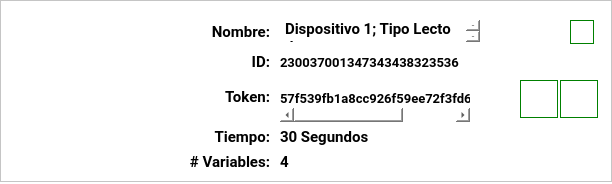
<?xml version="1.0" encoding="UTF-8"?>
<ui version="4.0">
 <class>DispositivoWidget</class>
 <widget class="QWidget" name="DispositivoWidget">
  <property name="windowModality">
   <enum>Qt::WindowModal</enum>
  </property>
  <property name="geometry">
   <rect>
    <x>0</x>
    <y>0</y>
    <width>612</width>
    <height>184</height>
   </rect>
  </property>
  <property name="windowTitle">
   <string>Form</string>
  </property>
  <property name="styleSheet">
   <string notr="true">background-color: rgb(255, 255, 255);</string>
  </property>
  <widget class="QFrame" name="ProjectFrame">
   <property name="geometry">
    <rect>
     <x>0</x>
     <y>0</y>
     <width>612</width>
     <height>182</height>
    </rect>
   </property>
   <property name="minimumSize">
    <size>
     <width>350</width>
     <height>91</height>
    </size>
   </property>
   <property name="maximumSize">
    <size>
     <width>16777215</width>
     <height>200</height>
    </size>
   </property>
   <property name="frameShape">
    <enum>QFrame::StyledPanel</enum>
   </property>
   <property name="frameShadow">
    <enum>QFrame::Raised</enum>
   </property>
   <widget class="QLabel" name="lblImagen">
    <property name="geometry">
     <rect>
      <x>10</x>
      <y>15</y>
      <width>171</width>
      <height>151</height>
     </rect>
    </property>
    <property name="text">
     <string/>
    </property>
    <property name="pixmap">
     <pixmap resource="../../resources/resources.qrc">:/source/img/NoImage.png</pixmap>
    </property>
    <property name="scaledContents">
     <bool>true</bool>
    </property>
   </widget>
   <widget class="QFrame" name="InfoFrame">
    <property name="geometry">
     <rect>
      <x>180</x>
      <y>10</y>
      <width>325</width>
      <height>165</height>
     </rect>
    </property>
    <property name="frameShape">
     <enum>QFrame::NoFrame</enum>
    </property>
    <property name="frameShadow">
     <enum>QFrame::Plain</enum>
    </property>
    <property name="lineWidth">
     <number>0</number>
    </property>
    <widget class="QLabel" name="lblNombre">
     <property name="geometry">
      <rect>
       <x>5</x>
       <y>10</y>
       <width>85</width>
       <height>24</height>
      </rect>
     </property>
     <property name="font">
      <font>
       <family>Roboto</family>
       <pointsize>11</pointsize>
       <weight>75</weight>
       <bold>true</bold>
      </font>
     </property>
     <property name="lineWidth">
      <number>0</number>
     </property>
     <property name="text">
      <string>Nombre:</string>
     </property>
     <property name="alignment">
      <set>Qt::AlignRight|Qt::AlignTrailing|Qt::AlignVCenter</set>
     </property>
    </widget>
    <widget class="QLabel" name="lblID">
     <property name="geometry">
      <rect>
       <x>5</x>
       <y>40</y>
       <width>85</width>
       <height>24</height>
      </rect>
     </property>
     <property name="font">
      <font>
       <family>Roboto</family>
       <pointsize>11</pointsize>
       <weight>75</weight>
       <bold>true</bold>
      </font>
     </property>
     <property name="lineWidth">
      <number>0</number>
     </property>
     <property name="text">
      <string>ID:</string>
     </property>
     <property name="alignment">
      <set>Qt::AlignRight|Qt::AlignTrailing|Qt::AlignVCenter</set>
     </property>
    </widget>
    <widget class="QLabel" name="lblToken">
     <property name="geometry">
      <rect>
       <x>5</x>
       <y>75</y>
       <width>85</width>
       <height>24</height>
      </rect>
     </property>
     <property name="font">
      <font>
       <family>Roboto</family>
       <pointsize>11</pointsize>
       <weight>75</weight>
       <bold>true</bold>
      </font>
     </property>
     <property name="lineWidth">
      <number>0</number>
     </property>
     <property name="text">
      <string>Token:</string>
     </property>
     <property name="alignment">
      <set>Qt::AlignRight|Qt::AlignTrailing|Qt::AlignVCenter</set>
     </property>
    </widget>
    <widget class="QLabel" name="lblTiempo">
     <property name="geometry">
      <rect>
       <x>5</x>
       <y>115</y>
       <width>85</width>
       <height>24</height>
      </rect>
     </property>
     <property name="font">
      <font>
       <family>Roboto</family>
       <pointsize>11</pointsize>
       <weight>75</weight>
       <bold>true</bold>
      </font>
     </property>
     <property name="lineWidth">
      <number>0</number>
     </property>
     <property name="text">
      <string>Tiempo:</string>
     </property>
     <property name="alignment">
      <set>Qt::AlignRight|Qt::AlignTrailing|Qt::AlignVCenter</set>
     </property>
    </widget>
    <widget class="QLabel" name="lblVariables">
     <property name="geometry">
      <rect>
       <x>5</x>
       <y>140</y>
       <width>85</width>
       <height>24</height>
      </rect>
     </property>
     <property name="font">
      <font>
       <family>Roboto</family>
       <pointsize>11</pointsize>
       <weight>75</weight>
       <bold>true</bold>
      </font>
     </property>
     <property name="lineWidth">
      <number>0</number>
     </property>
     <property name="text">
      <string># Variables:</string>
     </property>
     <property name="alignment">
      <set>Qt::AlignRight|Qt::AlignTrailing|Qt::AlignVCenter</set>
     </property>
    </widget>
    <widget class="QScrollArea" name="ScrollNombre">
     <property name="geometry">
      <rect>
       <x>100</x>
       <y>10</y>
       <width>200</width>
       <height>22</height>
      </rect>
     </property>
     <property name="minimumSize">
      <size>
       <width>110</width>
       <height>20</height>
      </size>
     </property>
     <property name="maximumSize">
      <size>
       <width>200</width>
       <height>25</height>
      </size>
     </property>
     <property name="frameShape">
      <enum>QFrame::Panel</enum>
     </property>
     <property name="frameShadow">
      <enum>QFrame::Plain</enum>
     </property>
     <property name="lineWidth">
      <number>0</number>
     </property>
     <property name="verticalScrollBarPolicy">
      <enum>Qt::ScrollBarAsNeeded</enum>
     </property>
     <property name="horizontalScrollBarPolicy">
      <enum>Qt::ScrollBarAlwaysOff</enum>
     </property>
     <property name="widgetResizable">
      <bool>true</bool>
     </property>
     <widget class="QWidget" name="NombreScrollLayout">
      <property name="geometry">
       <rect>
        <x>0</x>
        <y>0</y>
        <width>186</width>
        <height>36</height>
       </rect>
      </property>
      <layout class="QVBoxLayout">
       <property name="spacing">
        <number>0</number>
       </property>
       <property name="leftMargin">
        <number>0</number>
       </property>
       <property name="topMargin">
        <number>0</number>
       </property>
       <property name="rightMargin">
        <number>0</number>
       </property>
       <property name="bottomMargin">
        <number>0</number>
       </property>
       <item>
        <widget class="QLabel" name="txtNombre">
         <property name="maximumSize">
          <size>
           <width>16666672</width>
           <height>16666672</height>
          </size>
         </property>
         <property name="font">
          <font>
           <family>Roboto</family>
           <pointsize>11</pointsize>
           <weight>75</weight>
           <bold>true</bold>
          </font>
         </property>
         <property name="lineWidth">
          <number>0</number>
         </property>
         <property name="text">
          <string>Dispositivo 1; Tipo Lecto de temperatura</string>
         </property>
         <property name="textFormat">
          <enum>Qt::PlainText</enum>
         </property>
         <property name="scaledContents">
          <bool>true</bool>
         </property>
         <property name="alignment">
          <set>Qt::AlignLeading|Qt::AlignLeft|Qt::AlignVCenter</set>
         </property>
         <property name="wordWrap">
          <bool>true</bool>
         </property>
         <property name="margin">
          <number>0</number>
         </property>
         <property name="indent">
          <number>5</number>
         </property>
        </widget>
       </item>
      </layout>
     </widget>
    </widget>
    <widget class="QScrollArea" name="ScrollID">
     <property name="geometry">
      <rect>
       <x>100</x>
       <y>43</y>
       <width>210</width>
       <height>24</height>
      </rect>
     </property>
     <property name="minimumSize">
      <size>
       <width>110</width>
       <height>20</height>
      </size>
     </property>
     <property name="maximumSize">
      <size>
       <width>215</width>
       <height>100</height>
      </size>
     </property>
     <property name="frameShape">
      <enum>QFrame::Panel</enum>
     </property>
     <property name="frameShadow">
      <enum>QFrame::Plain</enum>
     </property>
     <property name="lineWidth">
      <number>0</number>
     </property>
     <property name="verticalScrollBarPolicy">
      <enum>Qt::ScrollBarAlwaysOff</enum>
     </property>
     <property name="horizontalScrollBarPolicy">
      <enum>Qt::ScrollBarAsNeeded</enum>
     </property>
     <property name="sizeAdjustPolicy">
      <enum>QAbstractScrollArea::AdjustIgnored</enum>
     </property>
     <property name="widgetResizable">
      <bool>false</bool>
     </property>
     <widget class="QWidget" name="IDScrollLayout">
      <property name="geometry">
       <rect>
        <x>0</x>
        <y>0</y>
        <width>207</width>
        <height>18</height>
       </rect>
      </property>
      <layout class="QVBoxLayout" name="_2">
       <property name="spacing">
        <number>0</number>
       </property>
       <property name="leftMargin">
        <number>0</number>
       </property>
       <property name="topMargin">
        <number>0</number>
       </property>
       <property name="rightMargin">
        <number>0</number>
       </property>
       <property name="bottomMargin">
        <number>0</number>
       </property>
       <item>
        <widget class="QLabel" name="txtID">
         <property name="maximumSize">
          <size>
           <width>16666672</width>
           <height>16666672</height>
          </size>
         </property>
         <property name="font">
          <font>
           <family>Roboto</family>
           <pointsize>10</pointsize>
           <weight>75</weight>
           <bold>true</bold>
           <kerning>true</kerning>
          </font>
         </property>
         <property name="lineWidth">
          <number>0</number>
         </property>
         <property name="text">
          <string>230037001347343438323536</string>
         </property>
         <property name="alignment">
          <set>Qt::AlignLeading|Qt::AlignLeft|Qt::AlignVCenter</set>
         </property>
         <property name="wordWrap">
          <bool>true</bool>
         </property>
         <property name="margin">
          <number>0</number>
         </property>
         <property name="indent">
          <number>-8</number>
         </property>
        </widget>
       </item>
      </layout>
     </widget>
    </widget>
    <widget class="QScrollArea" name="ScrollToken">
     <property name="geometry">
      <rect>
       <x>100</x>
       <y>80</y>
       <width>190</width>
       <height>32</height>
      </rect>
     </property>
     <property name="minimumSize">
      <size>
       <width>110</width>
       <height>20</height>
      </size>
     </property>
     <property name="maximumSize">
      <size>
       <width>225</width>
       <height>100</height>
      </size>
     </property>
     <property name="frameShape">
      <enum>QFrame::Panel</enum>
     </property>
     <property name="frameShadow">
      <enum>QFrame::Plain</enum>
     </property>
     <property name="lineWidth">
      <number>0</number>
     </property>
     <property name="verticalScrollBarPolicy">
      <enum>Qt::ScrollBarAlwaysOff</enum>
     </property>
     <property name="horizontalScrollBarPolicy">
      <enum>Qt::ScrollBarAsNeeded</enum>
     </property>
     <property name="sizeAdjustPolicy">
      <enum>QAbstractScrollArea::AdjustToContents</enum>
     </property>
     <property name="widgetResizable">
      <bool>false</bool>
     </property>
     <widget class="QWidget" name="TokencrollLayout">
      <property name="geometry">
       <rect>
        <x>0</x>
        <y>0</y>
        <width>280</width>
        <height>18</height>
       </rect>
      </property>
      <layout class="QVBoxLayout" name="_3">
       <property name="spacing">
        <number>0</number>
       </property>
       <property name="leftMargin">
        <number>0</number>
       </property>
       <property name="topMargin">
        <number>0</number>
       </property>
       <property name="rightMargin">
        <number>0</number>
       </property>
       <property name="bottomMargin">
        <number>0</number>
       </property>
       <item>
        <widget class="QLabel" name="txtToken">
         <property name="maximumSize">
          <size>
           <width>16666672</width>
           <height>16666672</height>
          </size>
         </property>
         <property name="font">
          <font>
           <family>Roboto</family>
           <pointsize>10</pointsize>
           <weight>75</weight>
           <bold>true</bold>
          </font>
         </property>
         <property name="lineWidth">
          <number>0</number>
         </property>
         <property name="text">
          <string>57f539fb1a8cc926f59ee72f3fd69e4c5adc3945</string>
         </property>
         <property name="textFormat">
          <enum>Qt::RichText</enum>
         </property>
         <property name="alignment">
          <set>Qt::AlignLeading|Qt::AlignLeft|Qt::AlignVCenter</set>
         </property>
         <property name="wordWrap">
          <bool>true</bool>
         </property>
         <property name="margin">
          <number>0</number>
         </property>
         <property name="indent">
          <number>-8</number>
         </property>
        </widget>
       </item>
      </layout>
     </widget>
    </widget>
    <widget class="QLabel" name="txtTiempo">
     <property name="geometry">
      <rect>
       <x>100</x>
       <y>115</y>
       <width>150</width>
       <height>24</height>
      </rect>
     </property>
     <property name="font">
      <font>
       <family>Roboto</family>
       <pointsize>11</pointsize>
       <weight>75</weight>
       <bold>true</bold>
      </font>
     </property>
     <property name="text">
      <string>30 Segundos</string>
     </property>
    </widget>
    <widget class="QLabel" name="txtVariables">
     <property name="geometry">
      <rect>
       <x>100</x>
       <y>140</y>
       <width>150</width>
       <height>24</height>
      </rect>
     </property>
     <property name="font">
      <font>
       <family>Roboto</family>
       <pointsize>11</pointsize>
       <weight>75</weight>
       <bold>true</bold>
      </font>
     </property>
     <property name="text">
      <string>4</string>
     </property>
    </widget>
   </widget>
   <widget class="QFrame" name="utilsFrame">
    <property name="geometry">
     <rect>
      <x>510</x>
      <y>10</y>
      <width>91</width>
      <height>165</height>
     </rect>
    </property>
    <property name="frameShape">
     <enum>QFrame::NoFrame</enum>
    </property>
    <property name="frameShadow">
     <enum>QFrame::Raised</enum>
    </property>
    <property name="lineWidth">
     <number>0</number>
    </property>
    <widget class="QPushButton" name="btnEditar">
     <property name="geometry">
      <rect>
       <x>10</x>
       <y>70</y>
       <width>38</width>
       <height>38</height>
      </rect>
     </property>
     <property name="sizePolicy">
      <sizepolicy hsizetype="Fixed" vsizetype="Fixed">
       <horstretch>0</horstretch>
       <verstretch>0</verstretch>
      </sizepolicy>
     </property>
     <property name="minimumSize">
      <size>
       <width>0</width>
       <height>0</height>
      </size>
     </property>
     <property name="maximumSize">
      <size>
       <width>128</width>
       <height>48</height>
      </size>
     </property>
     <property name="font">
      <font>
       <family>Roboto</family>
       <pointsize>11</pointsize>
       <weight>75</weight>
       <bold>true</bold>
      </font>
     </property>
     <property name="styleSheet">
      <string notr="true">border:1px solid green;top:0px;</string>
     </property>
     <property name="text">
      <string/>
     </property>
     <property name="icon">
      <iconset resource="../../resources/resources.qrc">
       <normaloff>:/source/img/Editar.png</normaloff>:/source/img/Editar.png</iconset>
     </property>
     <property name="iconSize">
      <size>
       <width>24</width>
       <height>24</height>
      </size>
     </property>
     <property name="shortcut">
      <string notr="true"/>
     </property>
     <property name="checkable">
      <bool>false</bool>
     </property>
     <property name="flat">
      <bool>true</bool>
     </property>
    </widget>
    <widget class="QPushButton" name="btnEliminar">
     <property name="geometry">
      <rect>
       <x>50</x>
       <y>70</y>
       <width>38</width>
       <height>38</height>
      </rect>
     </property>
     <property name="sizePolicy">
      <sizepolicy hsizetype="Fixed" vsizetype="Fixed">
       <horstretch>0</horstretch>
       <verstretch>0</verstretch>
      </sizepolicy>
     </property>
     <property name="minimumSize">
      <size>
       <width>0</width>
       <height>0</height>
      </size>
     </property>
     <property name="maximumSize">
      <size>
       <width>128</width>
       <height>48</height>
      </size>
     </property>
     <property name="font">
      <font>
       <family>Roboto</family>
       <pointsize>11</pointsize>
       <weight>75</weight>
       <bold>true</bold>
      </font>
     </property>
     <property name="styleSheet">
      <string notr="true">border:1px solid green;top:0px;</string>
     </property>
     <property name="text">
      <string/>
     </property>
     <property name="icon">
      <iconset resource="../../resources/resources.qrc">
       <normaloff>:/source/img/Cancelar.png</normaloff>:/source/img/Cancelar.png</iconset>
     </property>
     <property name="iconSize">
      <size>
       <width>24</width>
       <height>24</height>
      </size>
     </property>
     <property name="shortcut">
      <string notr="true"/>
     </property>
     <property name="checkable">
      <bool>false</bool>
     </property>
     <property name="flat">
      <bool>true</bool>
     </property>
    </widget>
    <widget class="QPushButton" name="btnCopiar">
     <property name="geometry">
      <rect>
       <x>60</x>
       <y>10</y>
       <width>24</width>
       <height>24</height>
      </rect>
     </property>
     <property name="sizePolicy">
      <sizepolicy hsizetype="Fixed" vsizetype="Fixed">
       <horstretch>0</horstretch>
       <verstretch>0</verstretch>
      </sizepolicy>
     </property>
     <property name="minimumSize">
      <size>
       <width>0</width>
       <height>0</height>
      </size>
     </property>
     <property name="maximumSize">
      <size>
       <width>128</width>
       <height>48</height>
      </size>
     </property>
     <property name="font">
      <font>
       <family>Roboto</family>
       <pointsize>11</pointsize>
       <weight>75</weight>
       <bold>true</bold>
      </font>
     </property>
     <property name="styleSheet">
      <string notr="true">border:1px solid green;top:0px;</string>
     </property>
     <property name="text">
      <string/>
     </property>
     <property name="icon">
      <iconset resource="../../resources/resources.qrc">
       <normaloff>:/source/img/Copiar.png</normaloff>:/source/img/Copiar.png</iconset>
     </property>
     <property name="iconSize">
      <size>
       <width>24</width>
       <height>24</height>
      </size>
     </property>
     <property name="shortcut">
      <string notr="true"/>
     </property>
     <property name="checkable">
      <bool>false</bool>
     </property>
     <property name="flat">
      <bool>true</bool>
     </property>
    </widget>
   </widget>
  </widget>
 </widget>
 <resources>
  <include location="../../resources/resources.qrc"/>
 </resources>
 <connections/>
</ui>
